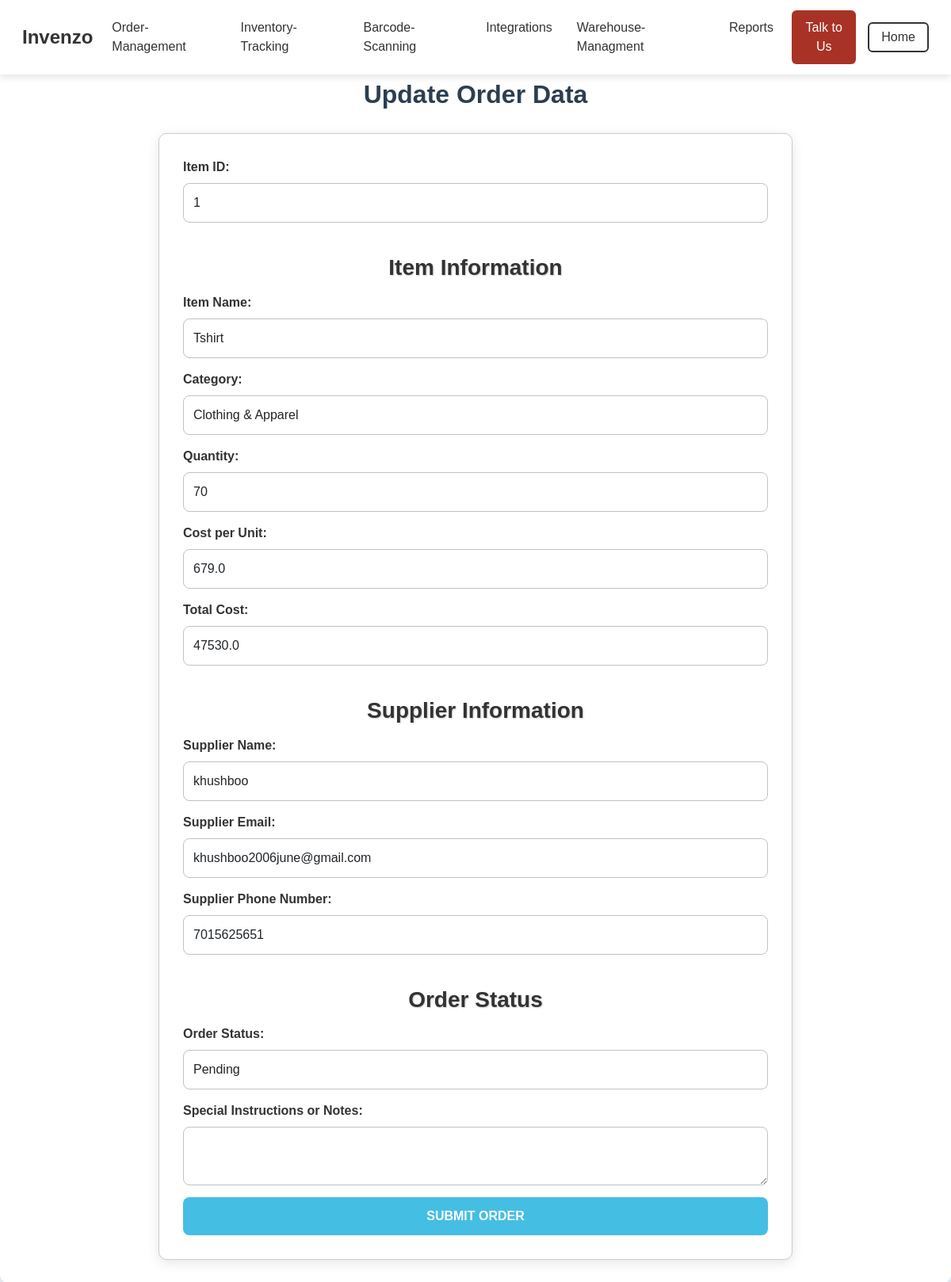
/update/1 (signed in), run on the app's committed database.
### app.py (models this page shows, shortened)
class InventoryItem(db.Model):
    id = db.Column(db.Integer, primary_key=True, autoincrement=True)
    item_id = db.Column(db.Integer, nullable=False)
    item_name = db.Column(db.String(100), nullable=False)
    item_category = db.Column(db.String(100), nullable=False)
    quantity = db.Column(db.Integer, nullable=False)
    cost_per_unit = db.Column(db.Float, nullable=False)
    total_cost = db.Column(db.Float, nullable=False)
    supplier_name = db.Column(db.String(100), nullable=False)
    supplier_email = db.Column(db.String(100), nullable=False)
    supplier_phone = db.Column(db.String(100), nullable=False)
    order_status = db.Column(db.String(50), nullable=False)
    notes = db.Column(db.Text, nullable=True)
    barcode_number = db.Column(db.String(20), nullable=False)
    user_id = db.Column(db.Integer, db.ForeignKey('user.id'), nullable=False)

### app.py (the view, shortened to what this page needs)
@app.route('/update/<int:id>', methods=["GET", "POST"])
@login_required
def update_item(id):
    item = InventoryItem.query.get_or_404(id)
    return render_template('update_order.html', item=item)

### app.py (called while the page is built)
def login_required(f):
    @wraps(f)
    def decorated_function(*args, **kwargs):
        if "user" not in session:  # If no user is logged in
            flash("Please log in to access this page.", "warning")
            return redirect(url_for('login'))  # Redirect to login page
        return f(*args, **kwargs)
    return decorated_function

### templates/update_order.html (shortened to what this page needs)
<!DOCTYPE html>
<html lang="en">
<head>
    <link href="https://cdn.jsdelivr.net/npm/bootstrap@5.3.0/dist/css/bootstrap.min.css" rel="stylesheet">
    <link rel="stylesheet" href="{{ url_for('static', filename='css/styles.css') }}">
    <link rel="stylesheet" href="{{ url_for('static', filename='css/order_management.css') }}">
</head>
</head>
<body>
<nav class="navbar navbar-expand-lg navbar-light bg-white">
    <div class="container-fluid">
        <a class="navbar-brand d-flex align-items-center" href="{{ url_for('home') }}">
            <strong class="brand-name">Invenzo</strong>
        </a>
        <div class="collapse navbar-collapse justify-content-end" id="navbarNav">
            <ul class="navbar-nav">
                <li class="nav-item"><a class="nav-link" href="{{ url_for('order_management') }}">Order-Management</a></li>
                <li class="nav-item"><a class="nav-link" href="{{ url_for('inventory') }}">Inventory-Tracking</a></li>
                <li class="nav-item"><a class="nav-link" href="{{ url_for('barcodes') }}">Barcode-Scanning</a></li>
                <li class="nav-item"><a class="nav-link" href="{{ url_for('integrations2') }}">Integrations</a></li>
                <li class="nav-item"><a class="nav-link" href="{{ url_for('warehouse_management') }}">Warehouse-Managment</a></li>
                <li class="nav-item"><a class="nav-link" href="{{ url_for('reports') }}">Reports</a></li>
                <li class="nav-item"><a class="nav-link btn btn-primary text-white" href="{{ url_for('team') }}">Talk to Us</a></li>
            </ul>
        </div>
        <div class="collapse navbar-collapse justify-content-end" id="navbarNav">
            <a href="{{ url_for('home') }}" class="btn btn-outline-dark">Home</a>
        </div>
    </div>
</nav>
            <div class="container">
                <h2> Update Order Data</h2>
                <form action="{{url_for('update_item',id=item.id)}}" method="POST">
                    <div class="col-12">
                        <label for="item-id" class="form-label">Item ID:</label>
                        <input type="number" id="item-id" name="item_id" class="form-control" value="{{item.id}}" required>
                    </div>
                    <h3>Item Information</h3>
                    <div class="col-12">
                        <label for="item-name" class="form-label">Item Name:</label>
                        <input type="text" id="item-name" name="item_name" class="form-control"  value="{{item. item_name}}" required>
                    </div>
                    <div class="col-12">
                        <label for="item-category" class="form-label">Category:</label>
                        <select id="item-category" name="item_category" class="form-control" required>
                            {% for category in categories|sort %}
                                <option value="{{ category }}" {% if item.item_category == category %}selected{% endif %}>
                                    {{ category }}
                                </option>
                            {% endfor %}
                        </select>
                    </div>
                    <div class="col-12">
                        <label for="quantity" class="form-label">Quantity:</label>
                        <input type="number" id="quantity" name="quantity" class="form-control"  value="{{item.quantity}}" oninput="calculateTotalCost()" required>
                    </div>
                    <div class="col-12">
                        <label for="cost-per-unit" class="form-label">Cost per Unit:</label>
                        <input type="number" id="cost-per-unit" name="cost_per_unit" class="form-control" step="0.01"  value="{{item.cost_per_unit}}" oninput="calculateTotalCost()" required>
                    </div>
                    <div class="col-12">
                        <label for="total-cost" class="form-label">Total Cost:</label>
                        <input type="number" id="total-cost" name="total_cost" class="form-control" step="0.01"  value="{{item.total_cost}}" required>
                    </div>
                    <h3>Supplier Information</h3>
                    <div class="col-12">
                        <label for="supplier-name" class="form-label">Supplier Name:</label>
                        <input type="text" id="supplier-name" name="supplier_name" class="form-control"  value="{{item.supplier_name}}" required>
                    </div>
                    <div class="col-12">
                        <label for="supplier-email" class="form-label">Supplier Email:</label>
                        <input type="email" id="supplier-email" name="supplier_email" class="form-control"  value="{{item.supplier_email}}" required>
                    </div>
                    <div class="col-12">
                        <label for="supplier-phone" class="form-label">Supplier Phone Number:</label>
                        <input type="text" id="supplier-phone" name="supplier_phone" class="form-control"  value="{{item. supplier_phone}}" required>
                    </div>
                    <h3>Order Status</h3>
                    <div class="col-12">
                        <label for="order-status" class="form-label">Order Status:</label>
                        <select id="order-status" name="order_status" class="form-control"  value="{{item. order_status}}" required>
                            <option value="pending">Pending</option>
                        </select>
                    </div>
                    <div class="col-12">
                        <label for="notes" class="form-label">Special Instructions or Notes:</label>
                        <textarea id="notes" name="notes" class="form-control"  value="{{item. notes}}"></textarea>
                    </div>
                    <div class="col-12">
                        <button type="submit" class="button btn-primary">Submit Order</button>
                    </div>
                </form>
            </div>
<link href="https://cdn.jsdelivr.net/npm/select2@4.0.13/dist/css/select2.min.css" rel="stylesheet" />
</body>
</html>

### static/css/styles.css (style rules this page uses)
.navbar { padding: 0.8rem 1rem; font-family: 'Poppins', sans-serif; position: fixed; top: 0; left: 0; right: 0; z-index: 9999; background-color: #ffffff; box-shadow: 0 4px 8px rgba(0, 0, 0, 0.1); }
body { padding-top: 80px; }
.navbar-brand .brand-name { font-size: 24px; font-weight: 600; color: #333; }
.navbar-nav { font-size: 16px; }
.nav-item .nav-link { color: #333; margin-right: 15px; padding: 10px 0; transition: color 0.3s ease; }
.navbar-nav .nav-item:last-child { margin-right: 0; }
.form-control { width: 200px; transition: width 0.3s ease; }
.btn-outline-dark { border: 2px solid #333; color: #333; padding: 5px 15px; transition: background-color 0.3s ease, color 0.3s ease; }
.brand-name { font-size: 24px; font-weight: bold; font-family: 'Poppins', sans-serif; color: #2C3E50; }
.btn-primary { background-color: #A93226; border: none; }

### static/css/order_management.css (style rules this page uses)
* { margin: 0; padding: 0; box-sizing: border-box; }
body { font-family: Arial, sans-serif; background-color: #fff; color: #333; margin-top: 60px; padding: 0; }
.container { margin-left: 250px; padding: 20px; background: #fff; min-width: 100vw; min-height: 100vh; }
h3 { color: #333; font-weight: bold; text-shadow: 1px 1px 2px rgba(0, 0, 0, 0.2); margin-bottom: 30px; text-align: center; margin-top: 40px; }
form { background-color: #fff; padding: 30px; border-radius: 10px; box-shadow: 0 4px 15px rgba(0, 0, 0, 0.1); margin-top: 30px; max-width: 800px; margin-left: auto; margin-right: auto; border: 1px solid #ccc; }
.form-label { font-weight: 600; color: #333; margin-bottom: 8px; display: flex; justify-content: flex-start; }
.form-control { border-radius: 5px; border: 1px solid #ccc; padding: 12px; width: 100%; margin-bottom: 15px; }
.button { background-color: #333; border: none; font-weight: bold; padding: 10px 25px; text-transform: uppercase; color: white; cursor: pointer; }

### templates/update_order.html (style rules this page uses)
body { font-family: 'Poppins', sans-serif; background: linear-gradient(135deg, #f7f9fc, #e3f2fd); color: #2c3e50; margin: 0; padding: 0; }
.container { max-width: 800px; width: 100%; margin: 30px auto; background: white; padding: 30px; border-radius: 12px; box-shadow: 0 4px 10px rgba(0, 0, 0, 0.1); }
h2, h3 { margin-top: 40px; text-align: center; margin-bottom: 15px; font-weight: bold; }
.form-control { border-radius: 8px; border: 1px solid #bdc3c7; padding: 12px; }
.button { background-color: #45bee3; border: none; font-weight: bold; padding: 12px 25px; text-transform: uppercase; color: white; border-radius: 8px; transition: 0.3s ease-in-out; width: 100%; }

### data on the page
InventoryItem: item_id "1", item_name "Tshirt", item_category "Clothing & Apparel", quantity "70", cost_per_unit "679.0", total_cost "47530.0", supplier_name "khushboo", supplier_email "khushboo2006june@gmail.com", supplier_phone "7015625651", order_status "Pending"
